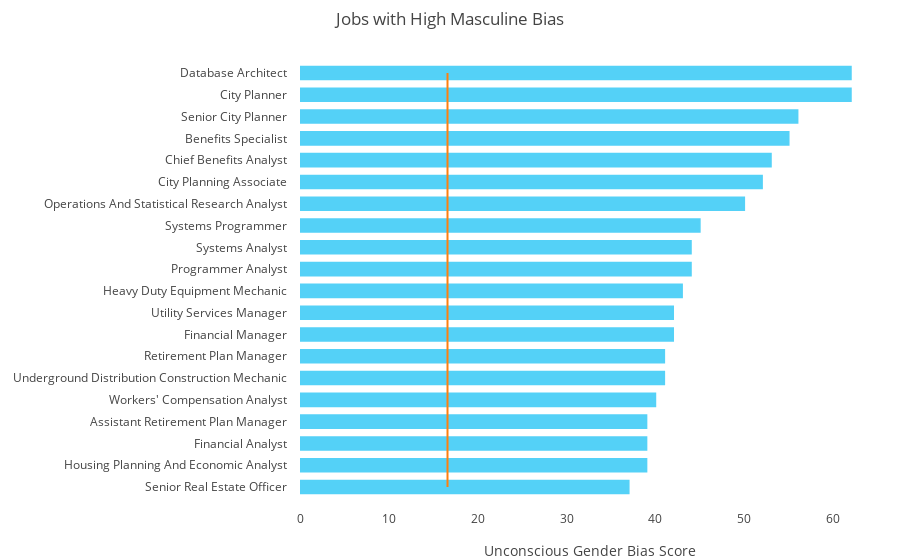
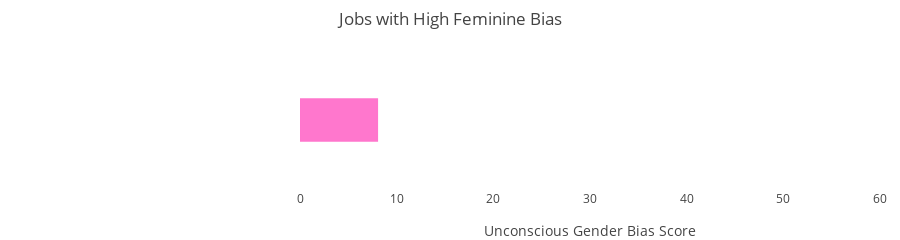

Here is the notebook cell these charts were saved with, in order:
### Markdown cell above
> - A large proportion of jobs are tagged as moderate masculine while about 4% of the bulletins show very strong masculine. Only about 2% of the jobs are neutral.   
> - At an overall level, more than 90% of the jobs have more masculine content, almost none of jobs have feminine bias.

<div id="2.3"></div>
## <font color="#ff3fb5">2.3 Bulletins with High Masculine (or Feminine) Denotation</font>  

Let's now look at the jobs having high masculine tone (more usage of masculine gender words) or high feminine tone (more usage of feminine gender words).

### Code cell
temp1 = gender_df.sort_values('difference', ascending = True).head(20)
temp1 = temp1[temp1['title'] != ""]
y1 = temp1['difference']* -1
x1 = temp1['title']

trace1 = go.Bar(y=[x+"&nbsp;&nbsp;&nbsp;&nbsp;" for x in x1[::-1]], x=y1[::-1], width=0.6, 
    marker=dict(color='#54d1f7', line=dict(
            color='#54d1f7',
            width=1.5,
        )),
    orientation='h', name='High Masculine Bias')
trace2 = go.Scatter(x=[np.mean(gender_df['difference']*-1)]*20, y = [x+"&nbsp;&nbsp;&nbsp;&nbsp;" for x in x1[::-1]], mode='lines', name='Average Bias in All Descriptions')

layout = dict(
    showlegend = False,
    title='Jobs with High Masculine Bias',
    yaxis=dict(
        showgrid=False,
        showline=False,
        showticklabels=True,
    ),
    xaxis=dict(
        title = "Unconscious Gender Bias Score",
        zeroline=False,
        showline=False,
        showticklabels=True,
        showgrid=False,
    ),
    margin=dict( l=300, r=20, t=50, b=50),
)

fig = go.Figure(data = [trace1, trace2], layout = layout)
iplot(fig)





########## 


temp1 = gender_df.sort_values('difference', ascending = False).head(1)
y1 = temp1['difference']
x1 = temp1['title']

trace1 = go.Bar(x=y1[::-1], y=[x+"&nbsp;&nbsp;&nbsp;&nbsp;" for x in x1[::-1]], width=0.3, 
    marker=dict(color='#ff77cd', line=dict(
            color='#ff77cd',
            width=1.5,
        )),
    orientation='h', name='Feminine Bias')
trace2 = go.Scatter(x=[np.mean(gender_df['difference']*-1)]*20, 
                    y = [x+"&nbsp;&nbsp;&nbsp;&nbsp;" for x in x1[::-1]], 
                    mode='lines', name='Average Bias in All Descriptions')

layout = dict(
    showlegend = False,
    title='Jobs with High Feminine Bias',
    yaxis=dict(
        showgrid=False,
        showline=False,
        showticklabels=True,
    ),
    xaxis=dict(
        title = "Unconscious Gender Bias Score",
        zeroline=False,
        showline=False,
        showticklabels=True,
        showgrid=False,
        range = (0,60)
    ),
    margin=dict( l=300, r=20, t=50, b=50),
    height=170,
)

fig = go.Figure(data = [trace1], layout = layout)
iplot(fig)

### Figure 1 — Plotly figure (JSON) as saved in the notebook; plotly's stock layout.template omitted (floating-point values rounded to 4 significant figures)
{"data": [{"marker": {"color": "#54d1f7", "line": {"color": "#54d1f7", "width": 1.5}}, "name": "High Masculine Bias", "orientation": "h", "type": "bar", "uid": "2b729a77-8b35-4319-ae68-8b451a61e4dc", "width": 0.6, "x": [37, 39, 39, 39, 40, 41, 41, 42, 42, 43, 44, 44, 45, 50, 52, 53, 55, 56, 62, 62], "y": ["Senior Real Estate Officer&nbsp;&nbsp;&nbsp;&nbsp;", "Housing Planning And Economic Analyst&nbsp;&nbsp;&nbsp;&nbsp;", "Financial Analyst&nbsp;&nbsp;&nbsp;&nbsp;", "Assistant Retirement Plan Manager&nbsp;&nbsp;&nbsp;&nbsp;", "Workers' Compensation Analyst&nbsp;&nbsp;&nbsp;&nbsp;", "Underground Distribution Construction Mechanic&nbsp;&nbsp;&nbsp;&nbsp;", "Retirement Plan Manager&nbsp;&nbsp;&nbsp;&nbsp;", "Financial Manager&nbsp;&nbsp;&nbsp;&nbsp;", "Utility Services Manager&nbsp;&nbsp;&nbsp;&nbsp;", "Heavy Duty Equipment Mechanic&nbsp;&nbsp;&nbsp;&nbsp;", "Programmer Analyst&nbsp;&nbsp;&nbsp;&nbsp;", "Systems Analyst&nbsp;&nbsp;&nbsp;&nbsp;", "Systems Programmer&nbsp;&nbsp;&nbsp;&nbsp;", "Operations And Statistical Research Analyst&nbsp;&nbsp;&nbsp;&nbsp;", "City Planning Associate&nbsp;&nbsp;&nbsp;&nbsp;", "Chief Benefits Analyst&nbsp;&nbsp;&nbsp;&nbsp;", "Benefits Specialist&nbsp;&nbsp;&nbsp;&nbsp;", "Senior City Planner&nbsp;&nbsp;&nbsp;&nbsp;", "City Planner&nbsp;&nbsp;&nbsp;&nbsp;", "Database Architect&nbsp;&nbsp;&nbsp;&nbsp;"]}, {"mode": "lines", "name": "Average Bias in All Descriptions", "type": "scatter", "uid": "d9314f99-1fc3-4c82-9387-e129eda11b58", "x": [16.6, 16.6, 16.6, 16.6, 16.6, 16.6, 16.6, 16.6, 16.6, 16.6, 16.6, 16.6, 16.6, 16.6, 16.6, 16.6, 16.6, 16.6, 16.6, 16.6], "y": ["Senior Real Estate Officer&nbsp;&nbsp;&nbsp;&nbsp;", "Housing Planning And Economic Analyst&nbsp;&nbsp;&nbsp;&nbsp;", "Financial Analyst&nbsp;&nbsp;&nbsp;&nbsp;", "Assistant Retirement Plan Manager&nbsp;&nbsp;&nbsp;&nbsp;", "Workers' Compensation Analyst&nbsp;&nbsp;&nbsp;&nbsp;", "Underground Distribution Construction Mechanic&nbsp;&nbsp;&nbsp;&nbsp;", "Retirement Plan Manager&nbsp;&nbsp;&nbsp;&nbsp;", "Financial Manager&nbsp;&nbsp;&nbsp;&nbsp;", "Utility Services Manager&nbsp;&nbsp;&nbsp;&nbsp;", "Heavy Duty Equipment Mechanic&nbsp;&nbsp;&nbsp;&nbsp;", "Programmer Analyst&nbsp;&nbsp;&nbsp;&nbsp;", "Systems Analyst&nbsp;&nbsp;&nbsp;&nbsp;", "Systems Programmer&nbsp;&nbsp;&nbsp;&nbsp;", "Operations And Statistical Research Analyst&nbsp;&nbsp;&nbsp;&nbsp;", "City Planning Associate&nbsp;&nbsp;&nbsp;&nbsp;", "Chief Benefits Analyst&nbsp;&nbsp;&nbsp;&nbsp;", "Benefits Specialist&nbsp;&nbsp;&nbsp;&nbsp;", "Senior City Planner&nbsp;&nbsp;&nbsp;&nbsp;", "City Planner&nbsp;&nbsp;&nbsp;&nbsp;", "Database Architect&nbsp;&nbsp;&nbsp;&nbsp;"]}], "layout": {"margin": {"b": 50, "l": 300, "r": 20, "t": 50}, "showlegend": false, "title": {"text": "Jobs with High Masculine Bias"}, "xaxis": {"showgrid": false, "showline": false, "showticklabels": true, "title": {"text": "Unconscious Gender Bias Score"}, "zeroline": false}, "yaxis": {"showgrid": false, "showline": false, "showticklabels": true}}}

### Figure 2 — Plotly figure (JSON) as saved in the notebook; plotly's stock layout.template omitted (floating-point values rounded to 4 significant figures)
{"data": [{"marker": {"color": "#ff77cd", "line": {"color": "#ff77cd", "width": 1.5}}, "name": "Feminine Bias", "orientation": "h", "type": "bar", "uid": "9aeb46e2-e061-4f50-88f2-83826f4d5320", "width": 0.3, "x": [8], "y": ["&nbsp;&nbsp;&nbsp;&nbsp;"]}], "layout": {"height": 170, "margin": {"b": 50, "l": 300, "r": 20, "t": 50}, "showlegend": false, "title": {"text": "Jobs with High Feminine Bias"}, "xaxis": {"range": [0, 60], "showgrid": false, "showline": false, "showticklabels": true, "title": {"text": "Unconscious Gender Bias Score"}, "zeroline": false}, "yaxis": {"showgrid": false, "showline": false, "showticklabels": true}}}
